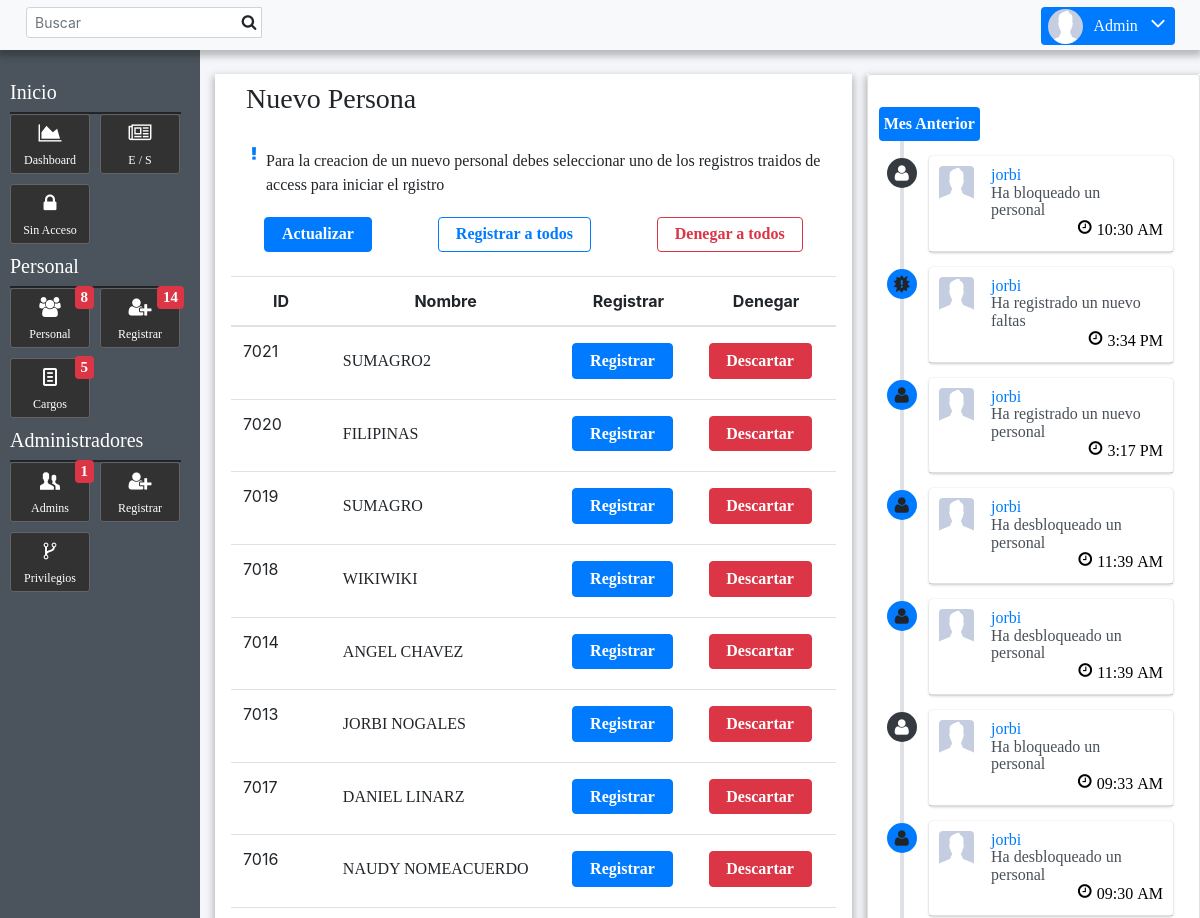
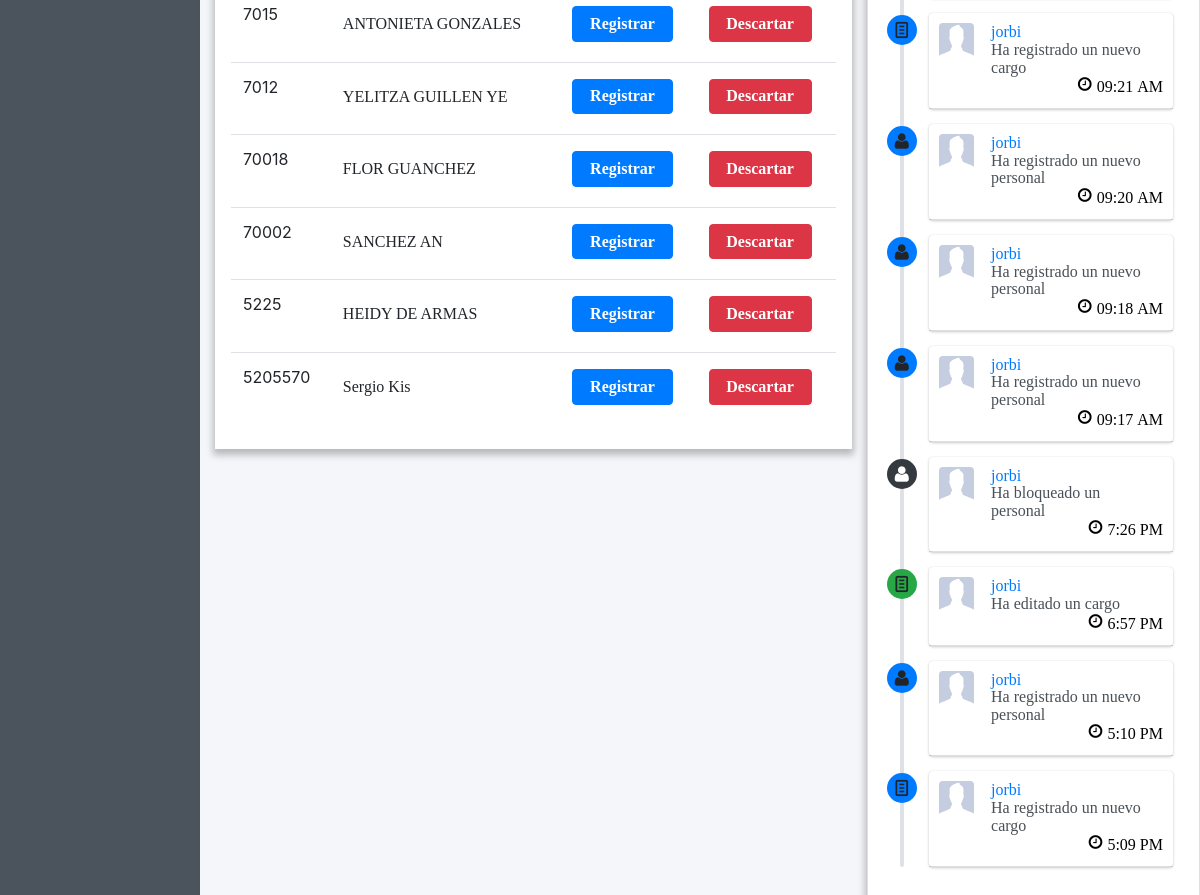
The app's page /Captahuellas/registro.php (signed in) with its own data (2 pictures, top to bottom).
### tables this page shows
CREATE TABLE `personal` (
  `id_huella` int(255) NOT NULL,
  `id_personal` int(255) NOT NULL,
  `nombre` varchar(50) DEFAULT NULL,
  `cedula` varchar(50) DEFAULT NULL,
  `foto` varchar(55) NOT NULL DEFAULT 'default.jpg',
  `cargo` int(255) DEFAULT NULL,
  `faltas` int(5) DEFAULT '0',
  `fecha_registro` datetime NOT NULL DEFAULT CURRENT_TIMESTAMP,
  `bloqueado` enum('bloqueado','desbloqueado') NOT NULL DEFAULT 'desbloqueado',
  `entro_salio` enum('entro','salio') NOT NULL DEFAULT 'salio',
  `estado` enum('activo','eliminado','esperando','descartado') NOT NULL DEFAULT 'activo'
);

CREATE TABLE `vitacora` (
  `id` int(255) NOT NULL,
  `admin` varchar(55) NOT NULL,
  `movimiento` enum('registro_personal','registro_admins','eliminar_personal','eliminar_admin','editar_personal','editar_admin','registro_cargo','editar_cargo','eliminar_cargo','registro_faltas','eliminar_faltas','eliminar_entrada','bloquear_personal','desbloquear_personal','descartar_personal','editar_faltas') NOT NULL,
  `testigo` int(55) NOT NULL,
  `fecha` datetime NOT NULL DEFAULT CURRENT_TIMESTAMP
);

### Captahuellas/registros/consultar.php (called while the page is built)
<?php
function consultar($conexion, $select, $tabla, $atributo, $dato, $condicion, $order, $asc, $limit){
	if($condicion == "" || $condicion == NULL){
		$consultar =  $conexion->prepare("SELECT ".$select." FROM ".$tabla." ".$order." ".$asc." ");
	} else {
		if($condicion == "="){
		$consultar =  $conexion->prepare("SELECT ".$select." FROM ".$tabla." WHERE ".$atributo." = '".$dato."' 	".$order." ".$asc." ");
		} else{
			$consultar =  $conexion->prepare("SELECT ".$select." FROM ".$tabla." WHERE ".$atributo." != '".$dato."' ".$order." ".$asc." ".$limit." ");
		}
	}
	$consultar->execute();
	$resultado = $consultar->get_result();
	return $resultado;
}
 ?>

### Captahuellas/registro.php (the view, shortened to what this page needs)
<?php include 'components/header.php'; ?>
<div class="col-12 col-lg-8">
	<div class="box box-white boxshadow_strong">
		<div class="boxpadding relative">
			<div class="title">
				<?php echo TitleBox('Nuevo Persona', 'Para la creacion de un nuevo personal debes seleccionar uno de los registros traidos de access para iniciar el rgistro', '') ?>
			</div>
			<div class="body relative">
				<?php
					require 'conexion.php';
					require 'registros/consultar.php';
					$resultado = consultar($conexion, "*", "personal", "estado", "esperando", "=", "ORDER BY id_personal", "DESC", "");
				 ?>
				<div class="table-button" id="button-registro">
					<ul class="flex flex-margin flex-wrap">
						<li>
							<button type="button" id="btn_generarUserinfo" class="btn btn-primary marginauto">Actualizar</button>
						</li>
						<?php if($resultado->num_rows > 0 ){ ?>
							<li>
								<button type="button" id="btn_registrartodos" class="btn btn-primary marginauto text-primary right" style="background-color: transparent;">Registrar a todos</button>
							</li>
							<li>
								<button type="button" id="btn_registrartodos" class="btn btn-danger marginauto text-danger right" style="background-color: transparent;">Denegar a todos</button>
							</li>
						<?php } ?>
					</ul>
				</div>
				<table class="table relative" id="table_nuevapersona">
					<thead>
						<tr>
							<th class="textcenter">ID</th>
							<th class="textcenter">Nombre</th>
							<th class="textcenter">Registrar</th>
							<th class="textcenter">Denegar</th>
						</tr>
					</thead>
					<tbody>
						<?php if($resultado->num_rows > 0 ){ ?>
						<?php while($personal= $resultado->fetch_assoc()){ ?>
							<tr id="fila_<?php echo $personal['id_huella'] ?>">
								<td><?php echo $personal['id_huella'] ?></td>
								<td class="relative">
									<p class="relative" style="top:10px"><?php echo $personal['nombre'] ?></p></td>
								<td><button class="btn btn-primary" onclick="window.location = 'nuevapersona.php?id=<?php echo $personal['id_huella'] ?>&nombre=<?php echo $personal['nombre'] ?>'">Registrar</button></td>
								<td><button class="btn btn-danger" id="personal_<?php echo $personal['id_huella'] ?>_descartado" onclick="eliminar(event);">Descartar</button></td>
							</tr>
						<?php } ?>
					</tbody>
				</table>
				<?php } else {?>
					<?php echo NoDateList('No hay datos actualizados', '', '','') ?>
				<?php } ?>
			</div>
		</div>
	</div>
</div>
<?php include 'components/footer.php'; ?>

### Captahuellas/components/header.php (shortened to what this page needs)
<?php include 'components/optim.php'; ?>
<?php include 'components/aside.php'; ?>
<?php
require 'conexion.php';
$consultardatos = $conexion->prepare("SELECT * FROM admins WHERE correo = '".$_SESSION['correo']."' ");
$consultardatos->execute();
$resultado = $consultardatos->get_result();
if($resultado->num_rows == 1) {
	$admin = $resultado->fetch_assoc();
}
?>
<!DOCTYPE html>
<html>
<head>
	<link rel="stylesheet" type="text/css" href="bootstrap/bootstrap.min.css">
	<link rel="stylesheet" type="text/css" href="css/header.css">
	<link rel="stylesheet" type="text/css" href="css/default.css">
	<link rel="stylesheet" type="text/css" href="css/responsive.css">
	<link rel="stylesheet" type="text/css" href="iconos/styles.css">
	<link rel="stylesheet" type="text/css" href="css/botones.css">
	<link rel="stylesheet" type="text/css" href="css/aside.css">
	<link rel="stylesheet" type="text/css" href="css/timeline.css">
	<link rel="stylesheet" type="text/css" href="css/loading.css">
	<link rel="stylesheet" type="text/css" href="css/animaciones.css">
</head>
<body>
<div class="fixed-header boxshadow_strong bg-light">
</div>
<header>
	<div class="container-fluid padding-0" style="margin-top:7px">
		<div class="row">
			<div class="col-6 col-md-4 padding-0">
				<form class="form-inline ml-3" id="formsearch">
					<div class="input-group input-group-sm">
						<input type="search" id="headersearch" name="" placeholder="Buscar" class="form-control form-control-navbar" style="width: 70%;">
						<div class="input-group-append" style="right:5px; top:7px;position: absolute;">
							<label class="icon-search"></label>
						</div>
					</div>
				</form>
			</div>
			<ul class="navbar-nav col-6 col-md-8 ml-auto">
				<li class="nav-item dropdown">
					<div class="col-8 col-md-12">
						<label for="btn-menuadmin" class="btn-primary btn-radius pointer" id="btn-account">
							<ul class="flex flex-wrap flex-margin">
								<li>
									<img src="fotos/<?php echo $admin['foto']?>" class="avatar-small avatar-circle" alt="">
								</li>
								<li>
									<stnrog>Admin</strong>
									<label class="icon-angle-down"></label>
								</li>
							</ul>
						</label>
					</div>
				</li>
			</ul>
		</div>
	</div>
</header>
<div class="content-all">
	<div class="content-wrapper">
	<br>
	<div class="content">
		<div class="container-fluid">
			<div class="row">

### Captahuellas/components/timeline.php (shortened to what this page needs)
<div class="col-12 col-md-4 p-md-0 vn-320 vn-576 vn-768 vb-1024">
	<div class="box box-white boxshadow_strong">
		<div class="contenido boxpadding card">
			<div class="container-fluid p-0">
				<br>
				<div class="row">
					<div class="col-md-12 p-0">
						<div class="timeline">
							<?php
							require 'conexion.php';
							$consultar_vitacora = $conexion->prepare("SELECT * FROM vitacora ORDER BY id DESC LIMIT 15");
							$consultar_vitacora->execute();
							$resultado = $consultar_vitacora->get_result();
							$number_vitacora = $resultado->num_rows;
							$fecha_actual =  date("yy-m-d");
							if($number_vitacora > 0){
								$texto = "";
								while($vitacora = $resultado->fetch_assoc()){
									$fecha_vitacora = $vitacora['fecha'];
									$fecha = explode(" ", $fecha_vitacora);
									$fecha_separada = explode("-", $fecha[0]);
									$AnoVitacora = $fecha_separada[0];
									$mesVitacora = $fecha_separada[1];
									$diaVitacora = $fecha_separada[2];
									$hora_separada = explode(":",$fecha[1]);
									$hora = $hora_separada[0];
									$minutos = $hora_separada[1];
									$fechaServer = explode("-", $fecha_actual);
									$AnoActual = $fechaServer[0];
									$MesActual = $fechaServer[1];
									$DiaActual = $fechaServer[2];
									if($hora > 12){
										$hora = $hora-12;
										$indicador = "PM";
									} else {
										$indicador = "AM";
									}
									$hora_texto = $hora.':'.$minutos.' '.$indicador;
									if($AnoActual == $AnoVitacora){
											if($MesActual == $mesVitacora){
													if($diaVitacora == $DiaActual){
														if($texto != "Hoy"){
															$texto = "Hoy";
															?>
															<div class="time-label" style="margin-left:10px">
																<span class="bg-danger text-white"><?php echo $texto ?></span>
															</div>
															<?php
														}
													 } else {
													 	$calcularDia = $DiaActual-$diaVitacora;
															if($calcularDia == 1){
																if($texto != "Ayer"){
																$texto = "Ayer";
																?>
																<div class="time-label" style="margin-left:10px">
																	<span class="bg-success text-white"><?php echo $texto ?></span>
																</div>
																<?php
																}
															 } else {
															 	if($texto != $calcularDia." dias"){
																	$texto = $calcularDia." dias";
																	?>
																	<div class="time-label" style="margin-left:10px">
																		<span class="bg-warning text-white"><?php echo $texto ?></span>
																	</div>
																	<?php
																}
													 		}
													 }
											} else {
												if($texto != "Mes Anterior"){
												$texto = "Mes Anterior";
												?>
												<div class="time-label" style="margin-left:10px">
													<span class="bg-primary text-white"><?php echo $texto ?></span>
												</div>
												<?php
												}
											}
									}
										$movimiento = $vitacora['movimiento'];
										$tipo_movimiento = explode("_", $movimiento);
										$accion = $tipo_movimiento[0];
										$tipo = $tipo_movimiento[1];
										if($accion == "registro"){
											$colorIcono = "bg-primary";
										} else if($accion == "eliminar"){
											$colorIcono = "bg-danger";
										} else if($accion == "editar"){
											$colorIcono = "bg-success";
										} else if($accion == "agregar"){
											$colorIcono = "bg-warning";
										} else if($accion == "desbloquear"){
											$colorIcono = "bg-primary";
										} else if($accion == "bloquear"){
											$colorIcono = "bg-dark text-white";
										}
										if($tipo == "cargo"){
											$icono = "icon-doc-text";
										}
										if ($tipo == "personal" && $accion == "desbloquear"){
											$icono = 'icon-unlock-alt';
										}
										if ($tipo == "personal" && $accion == "bloquear"){
											$icono = 'icon-lock';
										}
										if($tipo == "personal"){
											$icono = "icon-user";
										}
										if($tipo == "faltas"){
											$icono = "icon-alert";
										}
									 ?>
									<?php
									$movimiento = explode("_", $vitacora['movimiento']);
									$tipo_movimiento = $movimiento[0];
									$razon_movimeiento = $movimiento[1];
									if($tipo_movimiento == "registro"){
										$texto_movimiento = "Ha registrado un nuevo ".$razon_movimeiento;
									} else if($tipo_movimiento == "editar"){
										$texto_movimiento = "Ha editado un ".$razon_movimeiento;
									} else if($tipo_movimiento == "eliminar"){
										$texto_movimiento = "Ha eliminado un ".$razon_movimeiento;
									} else if($tipo_movimiento == "descartar"){
										$texto_movimiento = "Ha descartado un ".$razon_movimeiento;
									} else if($tipo_movimiento == "bloquear"){
										$texto_movimiento = "Ha bloqueado un ".$razon_movimeiento;
									} else if($tipo_movimiento == "desbloquear"){
										$texto_movimiento = "Ha desbloqueado un ".$razon_movimeiento;
									}
									 ?>
										<div>
											<i class="icon <?php echo $icono ?> <?php echo $colorIcono ?>"></i>
											<div class="timeline-item relative">
												<span class="time" style="position: absolute;bottom:0;right:0; color:black; font-size:16px;">
													<i class="icon-clock-o"></i>
													<?php echo $hora_texto ?>
												</span>
												<?php
													$consultar_admin= $conexion->prepare("SELECT * FROM admins WHERE correo = '".$vitacora['admin']."' ");
													$consultar_admin->execute();
													$resultado_admin = $consultar_admin->get_result();
													$admin = $resultado_admin->fetch_assoc();
												 ?>
												<h3 class="timeline-header pb-3">
													<div class="container-fluid p-0">
														<div class="row p-0">
															<div class="col-2">
																<img src="fotos/<?php echo $admin['foto']?>" class="avatar-small avatar-radius">
															</div>
															<div class="col-10" style="padding-right: 25px; padding-left: 25px;">
																<a href="#" title=""><?php echo $admin['nombre'] ?></a>
																<p><?php echo $texto_movimiento ?></p>
															</div>
														</div>
													</div>
												</h3>
											</div>
										</div>
								<?php } ?>
							<?php } else { ?>
							<?php } ?>
						</div>
					</div>
				</div>
			</div>
		</div>
	</div>
</div>

### records on screen
personal: id_huella "7021", nombre "SUMAGRO2"
personal: id_huella "7020", nombre "FILIPINAS"
personal: id_huella "7019", nombre "SUMAGRO"
personal: id_huella "7018", nombre "WIKIWIKI"
personal: id_huella "7014", nombre "ANGEL CHAVEZ"
personal: id_huella "7013", nombre "JORBI NOGALES"
personal: id_huella "7017", nombre "DANIEL LINARZ"
personal: id_huella "7016", nombre "NAUDY NOMEACUERDO"
personal: id_huella "7015", nombre "ANTONIETA GONZALES", id_personal "Mes Anterior"
personal: id_huella "7012", nombre "YELITZA GUILLEN YE"
personal: id_huella "70018", nombre "FLOR GUANCHEZ"
personal: id_huella "70002", nombre "SANCHEZ AN"
personal: id_huella "5225", nombre "HEIDY DE ARMAS"
personal: id_huella "5205570", nombre "Sergio Kis"
vitacora: fecha "10:30 AM", admins.foto (placeholder picture), admins.nombre "jorbi", movimiento "Ha bloqueado un personal"
vitacora: fecha "3:34 PM", admins.foto (placeholder picture), admins.nombre "jorbi", movimiento "Ha registrado un nuevo faltas"
vitacora: fecha "3:17 PM", admins.foto (placeholder picture), admins.nombre "jorbi", movimiento "Ha registrado un nuevo personal"
vitacora: fecha "11:39 AM", admins.foto (placeholder picture), admins.nombre "jorbi", movimiento "Ha desbloqueado un personal"
vitacora: fecha "11:39 AM", admins.foto (placeholder picture), admins.nombre "jorbi", movimiento "Ha desbloqueado un personal"
vitacora: fecha "09:33 AM", admins.foto (placeholder picture), admins.nombre "jorbi", movimiento "Ha bloqueado un personal"
vitacora: fecha "09:30 AM", admins.foto (placeholder picture), admins.nombre "jorbi", movimiento "Ha desbloqueado un personal"
vitacora: fecha "09:21 AM", admins.foto (placeholder picture), admins.nombre "jorbi", movimiento "Ha registrado un nuevo cargo"
vitacora: fecha "09:20 AM", admins.foto (placeholder picture), admins.nombre "jorbi", movimiento "Ha registrado un nuevo personal"
vitacora: fecha "09:18 AM", admins.foto (placeholder picture), admins.nombre "jorbi", movimiento "Ha registrado un nuevo personal"
vitacora: fecha "09:17 AM", admins.foto (placeholder picture), admins.nombre "jorbi", movimiento "Ha registrado un nuevo personal"
vitacora: fecha "7:26 PM", admins.foto (placeholder picture), admins.nombre "jorbi", movimiento "Ha bloqueado un personal"
vitacora: fecha "6:57 PM", admins.foto (placeholder picture), admins.nombre "jorbi", movimiento "Ha editado un cargo"
vitacora: fecha "5:10 PM", admins.foto (placeholder picture), admins.nombre "jorbi", movimiento "Ha registrado un nuevo personal"
vitacora: fecha "5:09 PM", admins.foto (placeholder picture), admins.nombre "jorbi", movimiento "Ha registrado un nuevo cargo"

### other values on screen
$texto "Dashboard E / S Sin Acceso Personal Registrar Cargos Admins Registrar Privilegios"
$number "8 14 5 1"
$titulo "Nuevo Persona"
$descripcion "Para la creacion de un nuevo personal debes seleccionar uno de los registros traidos de access para iniciar el rgistro"
